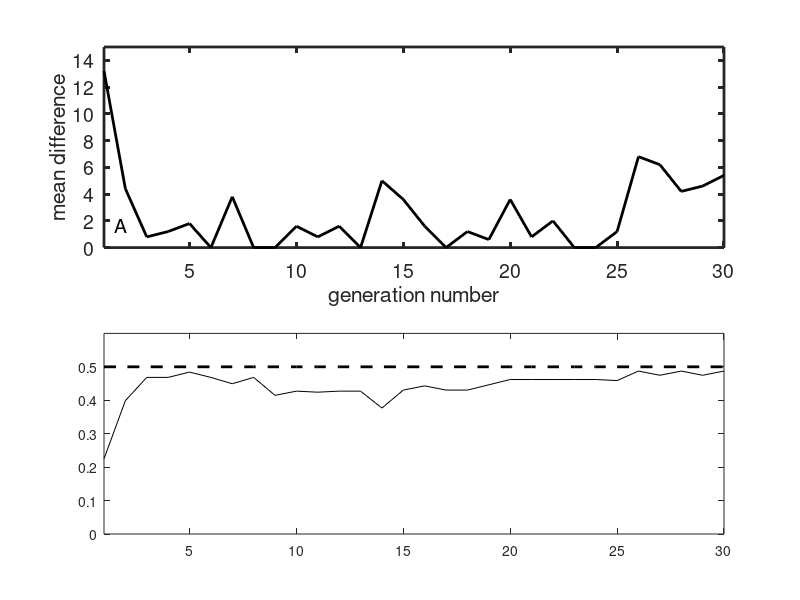

Recreate this plot in MATLAB. (Note: this script raises an error after producing the figure.)
% gaOpfield.m
% this script uses the genetic algorithm with binary chromosomes
% to optimize the Hopfield (covariation) rule

nUnits=20; % set number of units in network
nPats=3; % set number of patterns
YSS=zeros(nPats,nUnits); % define stable-state output array
probA=0.5; % set actual probability that any pattern element is 1
nTs=200; % set number of asymmetric updates for networks
popSize=5; % set the population size
pow=fliplr(0:popSize-1); % set powers for decoding
pw2=2.^pow'; % find powers of two for decoding genes
POP=rand(popSize)>0.5; % randomize initial population 
chromL=5; % set length of each chromosome
numGen=30; % set the number of generations
muRate=0.01; % set mutation rate
probEvec=zeros(1,popSize); % estimated probability hold vector 
DiffVec=zeros(1,popSize); % difference hold vector
meanprobE=zeros(1,numGen); % mean estimated probability hold vector
meanDiff=zeros(1,numGen); % mean difference hold vector

for gen=1:numGen % for each generation
    probEpre=probEvec; % store previous estimated probability vector
    probEvec=0.01+(0.49/31)*POP*pw2; % decode chroms into probabilities
    P=rand(nPats,nUnits)<probA; % pattern elements are 1 with probA
    for chrom=1:popSize % for each chromosome in the population
        if probEvec(chrom)~=probEpre(chrom) % if chromosome has changed
            probE=probEvec(chrom); % set estimated probability to chrom
            OP=(P'-probE)*(P-probE); % make optimal Hopfield matrix
            MSK=(ones(nUnits)-eye(nUnits)); % make mask matrix
            OP=OP.*MSK; % zero diagonal of connectivity matrix
            for pat=1:nPats, % for each pattern
                y=(P(pat,:)*0.5)'; % start state at half strength
                for t=1:nTs, % for each iteration
                    rindx=ceil(rand*nUnits); % random index  
                    q=OP(rindx,:)*y; % find weighted input
                    y(rindx)=q>0; % apply threshold of 0
                end; % end asychronous updates
                YSS(pat,:)=y'; % save stable state in output array
            end % end loop over patterns
            DiffVec(chrom)=sum(sum(abs(P-YSS))); % difference on recall
        end % end change conditional
    end % end population loop
    meanprobE(gen)=mean(probEvec); % save mean estimated probability
    meanDiff(gen)=mean(DiffVec); % save mean difference
    if numGen==gen, break; end % do not change last generation
    if norm(DiffVec)==0, normDiff=DiffVec; % if norm is zero leave it
    else normDiff=DiffVec./norm(DiffVec); end % else normalize diff
    ranVec=rand(1,popSize); % generate a vector of random numbers
    normRan=ranVec./norm(ranVec); % normalize the random vector
    pertDiff=normDiff+normRan/3; % randomly perturb values for chroms
    [diffs,index]=sort(pertDiff); % sort chromosomes by perturbed value
    dad=POP(index(1),:); % dad has smallest perturbed value
    mom=POP(index(2),:); % mom has next smallest value
    coSite=ceil(rand*chromL); % choose a random crossover site
    son=[dad(1:coSite) mom(coSite+1:chromL)]; % generate son
    dtr=[mom(1:coSite) dad(coSite+1:chromL)]; % generate daughter
    POP(index(popSize-1),:)=son; % replace least fit by son
    POP(index(popSize),:)=dtr; % replace next least fit by dtr
    MUMX=rand(popSize)<muRate; % generate random mutation matrix
    POP=abs(POP-MUMX); % mutate the genome
end % end loop over generations



% plot results
clf
gens=1:numGen;
probAvec=probA*ones(1,numGen);
subplot(211)
plot(gens,meanDiff,'k','linewidth',2)
axis([1 numGen 0 15])
ylabel('mean difference','fontsize',14)
xlabel('generation number','fontsize',14)
text(1.5,1.7,'A','fontsize',14)
set(gca,'linewidth',2)
set(gca,'fontsize',14)
subplot(212)
plot(gens,meanprobE,'k',gens,probAvec,'k--','linewidth',2)
axis([1 numGen 0 0.6])
legend('mean estimate','desired probability',4)
ylabel('mean estimated prob','fontsize',14)
xlabel('generation number','fontsize',14)
text(1.5,0.07,'B','fontsize',14)
set(gca,'linewidth',2)
set(gca,'fontsize',14)

